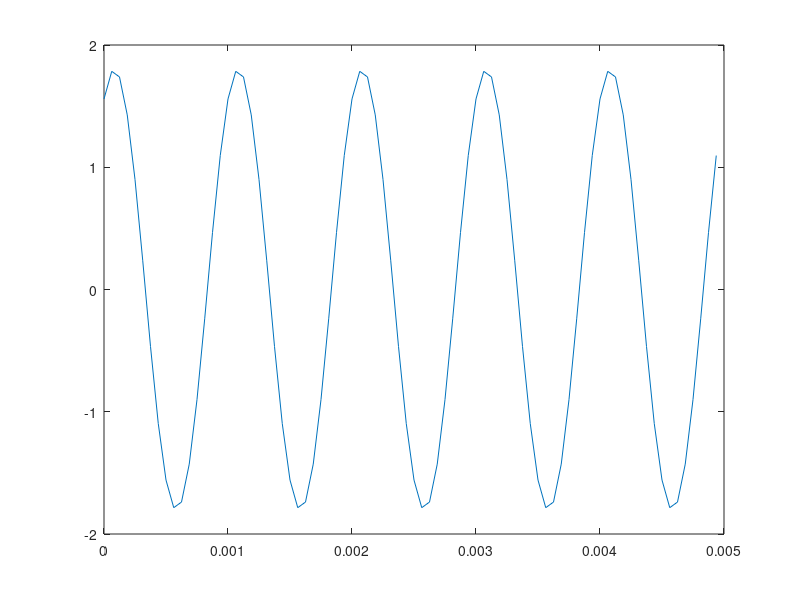

Here is the MATLAB script that generated this plot:
clear
clc

f0 = 1000; %Fréquence du sinus
fe = 16000; %Fréquence d'échantillonage
A=2;
T0 = 1/f0;
Te = 1/fe;
D = 2;
t = (0:Te:D);
n = ceil(5*(T0/Te)); % nbre d'échantillons
B=1.80; % à corriger
phi = pi/3;
y = B*sin(2*pi*f0*t+phi);

plot(t(1:n), y(1:n))